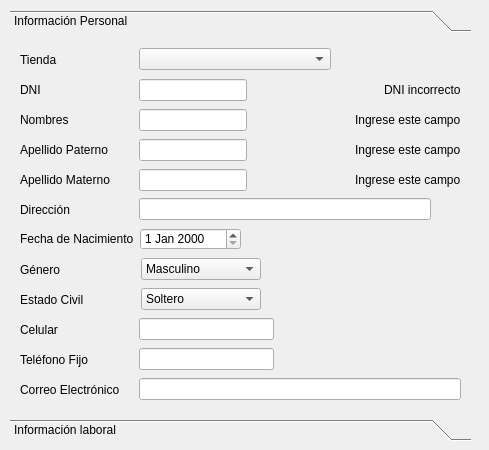
<?xml version="1.0" encoding="UTF-8"?>
<ui version="4.0">
 <class>ui_newedit_colaborador</class>
 <widget class="QDialog" name="ui_newedit_colaborador">
  <property name="geometry">
   <rect>
    <x>0</x>
    <y>0</y>
    <width>489</width>
    <height>450</height>
   </rect>
  </property>
  <property name="minimumSize">
   <size>
    <width>489</width>
    <height>450</height>
   </size>
  </property>
  <property name="maximumSize">
   <size>
    <width>489</width>
    <height>450</height>
   </size>
  </property>
  <property name="windowTitle">
   <string>Dialog</string>
  </property>
  <widget class="QToolBox" name="toolBox">
   <property name="geometry">
    <rect>
     <x>10</x>
     <y>10</y>
     <width>461</width>
     <height>431</height>
    </rect>
   </property>
   <property name="currentIndex">
    <number>0</number>
   </property>
   <widget class="QWidget" name="page">
    <property name="geometry">
     <rect>
      <x>0</x>
      <y>0</y>
      <width>461</width>
      <height>371</height>
     </rect>
    </property>
    <attribute name="icon">
     <iconset resource="Icons.qrc">
      <normaloff>:/Iconos/Iconos/Contacts_Folder.png</normaloff>:/Iconos/Iconos/Contacts_Folder.png</iconset>
    </attribute>
    <attribute name="label">
     <string>Información Personal</string>
    </attribute>
    <widget class="QWidget" name="layoutWidget_18">
     <property name="geometry">
      <rect>
       <x>10</x>
       <y>310</y>
       <width>254</width>
       <height>23</height>
      </rect>
     </property>
     <layout class="QHBoxLayout" name="horizontalLayout_17">
      <item>
       <widget class="QLabel" name="label_14">
        <property name="minimumSize">
         <size>
          <width>113</width>
          <height>0</height>
         </size>
        </property>
        <property name="text">
         <string>Teléfono Fijo</string>
        </property>
       </widget>
      </item>
      <item>
       <widget class="QLineEdit" name="lineEdit_telefonoFijo">
        <property name="inputMask">
         <string/>
        </property>
        <property name="text">
         <string/>
        </property>
        <property name="maxLength">
         <number>9</number>
        </property>
       </widget>
      </item>
     </layout>
    </widget>
    <widget class="QWidget" name="layoutWidget_19">
     <property name="geometry">
      <rect>
       <x>10</x>
       <y>280</y>
       <width>254</width>
       <height>23</height>
      </rect>
     </property>
     <layout class="QHBoxLayout" name="horizontalLayout_18">
      <item>
       <widget class="QLabel" name="label_15">
        <property name="minimumSize">
         <size>
          <width>113</width>
          <height>0</height>
         </size>
        </property>
        <property name="text">
         <string>Celular</string>
        </property>
       </widget>
      </item>
      <item>
       <widget class="QLineEdit" name="lineEdit_celular">
        <property name="inputMask">
         <string/>
        </property>
        <property name="text">
         <string/>
        </property>
        <property name="maxLength">
         <number>11</number>
        </property>
       </widget>
      </item>
     </layout>
    </widget>
    <widget class="QWidget" name="layoutWidget_21">
     <property name="geometry">
      <rect>
       <x>10</x>
       <y>340</y>
       <width>441</width>
       <height>23</height>
      </rect>
     </property>
     <layout class="QHBoxLayout" name="horizontalLayout_20">
      <item>
       <widget class="QLabel" name="label_19">
        <property name="minimumSize">
         <size>
          <width>113</width>
          <height>0</height>
         </size>
        </property>
        <property name="text">
         <string>Correo Electrónico</string>
        </property>
       </widget>
      </item>
      <item>
       <widget class="QLineEdit" name="lineEdit_email">
        <property name="inputMask">
         <string/>
        </property>
        <property name="text">
         <string/>
        </property>
       </widget>
      </item>
     </layout>
    </widget>
    <widget class="QWidget" name="layoutWidget_23">
     <property name="geometry">
      <rect>
       <x>10</x>
       <y>250</y>
       <width>241</width>
       <height>23</height>
      </rect>
     </property>
     <layout class="QHBoxLayout" name="horizontalLayout_22">
      <item>
       <widget class="QLabel" name="label_21">
        <property name="minimumSize">
         <size>
          <width>113</width>
          <height>0</height>
         </size>
        </property>
        <property name="text">
         <string>Estado Civil</string>
        </property>
       </widget>
      </item>
      <item>
       <widget class="QComboBox" name="comboBox_estCivil">
        <property name="minimumSize">
         <size>
          <width>120</width>
          <height>0</height>
         </size>
        </property>
        <item>
         <property name="text">
          <string>Soltero</string>
         </property>
        </item>
        <item>
         <property name="text">
          <string>Casado</string>
         </property>
        </item>
        <item>
         <property name="text">
          <string>Viudo</string>
         </property>
        </item>
        <item>
         <property name="text">
          <string>Divorciado</string>
         </property>
        </item>
       </widget>
      </item>
     </layout>
    </widget>
    <widget class="QWidget" name="layoutWidget_25">
     <property name="geometry">
      <rect>
       <x>10</x>
       <y>160</y>
       <width>411</width>
       <height>23</height>
      </rect>
     </property>
     <layout class="QHBoxLayout" name="horizontalLayout_24">
      <item>
       <widget class="QLabel" name="label_23">
        <property name="minimumSize">
         <size>
          <width>113</width>
          <height>0</height>
         </size>
        </property>
        <property name="text">
         <string>Dirección</string>
        </property>
       </widget>
      </item>
      <item>
       <widget class="QLineEdit" name="lineEdit_direccion">
        <property name="text">
         <string/>
        </property>
       </widget>
      </item>
     </layout>
    </widget>
    <widget class="QWidget" name="layoutWidget_26">
     <property name="geometry">
      <rect>
       <x>10</x>
       <y>190</y>
       <width>221</width>
       <height>22</height>
      </rect>
     </property>
     <layout class="QHBoxLayout" name="horizontalLayout_25">
      <item>
       <widget class="QLabel" name="label_24">
        <property name="minimumSize">
         <size>
          <width>113</width>
          <height>0</height>
         </size>
        </property>
        <property name="text">
         <string>Fecha de Nacimiento</string>
        </property>
       </widget>
      </item>
      <item>
       <widget class="QDateEdit" name="dateEdit_nacimiento"/>
      </item>
     </layout>
    </widget>
    <widget class="QWidget" name="layoutWidget_28">
     <property name="geometry">
      <rect>
       <x>10</x>
       <y>10</y>
       <width>311</width>
       <height>23</height>
      </rect>
     </property>
     <layout class="QHBoxLayout" name="horizontalLayout_27">
      <item>
       <widget class="QLabel" name="label_26">
        <property name="minimumSize">
         <size>
          <width>113</width>
          <height>0</height>
         </size>
        </property>
        <property name="maximumSize">
         <size>
          <width>113</width>
          <height>16777215</height>
         </size>
        </property>
        <property name="text">
         <string>Tienda</string>
        </property>
       </widget>
      </item>
      <item>
       <widget class="QComboBox" name="comboBox_tienda"/>
      </item>
     </layout>
    </widget>
    <widget class="QWidget" name="layoutWidget_29">
     <property name="geometry">
      <rect>
       <x>10</x>
       <y>220</y>
       <width>241</width>
       <height>23</height>
      </rect>
     </property>
     <layout class="QHBoxLayout" name="horizontalLayout_28">
      <item>
       <widget class="QLabel" name="label_27">
        <property name="minimumSize">
         <size>
          <width>113</width>
          <height>0</height>
         </size>
        </property>
        <property name="text">
         <string>Género</string>
        </property>
       </widget>
      </item>
      <item>
       <widget class="QComboBox" name="comboBox_genero">
        <property name="minimumSize">
         <size>
          <width>120</width>
          <height>0</height>
         </size>
        </property>
        <item>
         <property name="text">
          <string>Masculino</string>
         </property>
        </item>
        <item>
         <property name="text">
          <string>Femenino</string>
         </property>
        </item>
       </widget>
      </item>
     </layout>
    </widget>
    <widget class="QWidget" name="">
     <property name="geometry">
      <rect>
       <x>10</x>
       <y>130</y>
       <width>441</width>
       <height>24</height>
      </rect>
     </property>
     <layout class="QHBoxLayout" name="horizontalLayout">
      <item>
       <layout class="QHBoxLayout" name="horizontalLayout_26">
        <item>
         <widget class="QLabel" name="label_25">
          <property name="minimumSize">
           <size>
            <width>113</width>
            <height>0</height>
           </size>
          </property>
          <property name="text">
           <string>Apellido Materno</string>
          </property>
         </widget>
        </item>
        <item>
         <widget class="QLineEdit" name="lineEdit_apMaterno">
          <property name="text">
           <string/>
          </property>
         </widget>
        </item>
       </layout>
      </item>
      <item>
       <spacer name="horizontalSpacer_4">
        <property name="orientation">
         <enum>Qt::Horizontal</enum>
        </property>
        <property name="sizeHint" stdset="0">
         <size>
          <width>40</width>
          <height>20</height>
         </size>
        </property>
       </spacer>
      </item>
      <item>
       <widget class="QLabel" name="label_apMatEsCorrecto">
        <property name="text">
         <string>Ingrese este campo</string>
        </property>
       </widget>
      </item>
     </layout>
    </widget>
    <widget class="QWidget" name="">
     <property name="geometry">
      <rect>
       <x>10</x>
       <y>100</y>
       <width>441</width>
       <height>24</height>
      </rect>
     </property>
     <layout class="QHBoxLayout" name="horizontalLayout_2">
      <item>
       <layout class="QHBoxLayout" name="horizontalLayout_19">
        <item>
         <widget class="QLabel" name="label_18">
          <property name="minimumSize">
           <size>
            <width>113</width>
            <height>0</height>
           </size>
          </property>
          <property name="text">
           <string>Apellido Paterno</string>
          </property>
         </widget>
        </item>
        <item>
         <widget class="QLineEdit" name="lineEdit_apPaterno">
          <property name="text">
           <string/>
          </property>
         </widget>
        </item>
       </layout>
      </item>
      <item>
       <spacer name="horizontalSpacer_3">
        <property name="orientation">
         <enum>Qt::Horizontal</enum>
        </property>
        <property name="sizeHint" stdset="0">
         <size>
          <width>40</width>
          <height>20</height>
         </size>
        </property>
       </spacer>
      </item>
      <item>
       <widget class="QLabel" name="label_apPatEsCorrecto">
        <property name="text">
         <string>Ingrese este campo</string>
        </property>
       </widget>
      </item>
     </layout>
    </widget>
    <widget class="QWidget" name="">
     <property name="geometry">
      <rect>
       <x>10</x>
       <y>70</y>
       <width>441</width>
       <height>24</height>
      </rect>
     </property>
     <layout class="QHBoxLayout" name="horizontalLayout_3">
      <item>
       <layout class="QHBoxLayout" name="horizontalLayout_23">
        <item>
         <widget class="QLabel" name="label_22">
          <property name="minimumSize">
           <size>
            <width>113</width>
            <height>0</height>
           </size>
          </property>
          <property name="text">
           <string>Nombres</string>
          </property>
         </widget>
        </item>
        <item>
         <widget class="QLineEdit" name="lineEdit_nombres">
          <property name="text">
           <string/>
          </property>
         </widget>
        </item>
       </layout>
      </item>
      <item>
       <spacer name="horizontalSpacer_2">
        <property name="orientation">
         <enum>Qt::Horizontal</enum>
        </property>
        <property name="sizeHint" stdset="0">
         <size>
          <width>40</width>
          <height>20</height>
         </size>
        </property>
       </spacer>
      </item>
      <item>
       <widget class="QLabel" name="label_nombreEsCorrecto">
        <property name="text">
         <string>Ingrese este campo</string>
        </property>
       </widget>
      </item>
     </layout>
    </widget>
    <widget class="QWidget" name="">
     <property name="geometry">
      <rect>
       <x>10</x>
       <y>40</y>
       <width>441</width>
       <height>24</height>
      </rect>
     </property>
     <layout class="QHBoxLayout" name="horizontalLayout_4">
      <item>
       <layout class="QHBoxLayout" name="horizontalLayout_21">
        <item>
         <widget class="QLabel" name="label_20">
          <property name="minimumSize">
           <size>
            <width>113</width>
            <height>0</height>
           </size>
          </property>
          <property name="text">
           <string>DNI</string>
          </property>
         </widget>
        </item>
        <item>
         <widget class="QLineEdit" name="lineEdit_dni">
          <property name="minimumSize">
           <size>
            <width>100</width>
            <height>0</height>
           </size>
          </property>
          <property name="inputMask">
           <string/>
          </property>
          <property name="text">
           <string/>
          </property>
          <property name="maxLength">
           <number>8</number>
          </property>
         </widget>
        </item>
       </layout>
      </item>
      <item>
       <spacer name="horizontalSpacer">
        <property name="orientation">
         <enum>Qt::Horizontal</enum>
        </property>
        <property name="sizeHint" stdset="0">
         <size>
          <width>40</width>
          <height>20</height>
         </size>
        </property>
       </spacer>
      </item>
      <item>
       <widget class="QLabel" name="label_DNIesCorrecto">
        <property name="cursor">
         <cursorShape>ArrowCursor</cursorShape>
        </property>
        <property name="midLineWidth">
         <number>0</number>
        </property>
        <property name="text">
         <string>DNI incorrecto</string>
        </property>
       </widget>
      </item>
     </layout>
    </widget>
   </widget>
   <widget class="QWidget" name="page_2">
    <property name="geometry">
     <rect>
      <x>0</x>
      <y>0</y>
      <width>461</width>
      <height>371</height>
     </rect>
    </property>
    <attribute name="icon">
     <iconset resource="Icons.qrc">
      <normaloff>:/Iconos/Iconos/Windows_Mobility_Center.png</normaloff>:/Iconos/Iconos/Windows_Mobility_Center.png</iconset>
    </attribute>
    <attribute name="label">
     <string>Información laboral</string>
    </attribute>
    <widget class="QPushButton" name="pushButton_save">
     <property name="geometry">
      <rect>
       <x>360</x>
       <y>330</y>
       <width>26</width>
       <height>26</height>
      </rect>
     </property>
     <property name="toolTip">
      <string>Guardar</string>
     </property>
     <property name="text">
      <string/>
     </property>
     <property name="icon">
      <iconset resource="Icons.qrc">
       <normaloff>:/Iconos/Iconos/save.png</normaloff>:/Iconos/Iconos/save.png</iconset>
     </property>
     <property name="iconSize">
      <size>
       <width>23</width>
       <height>23</height>
      </size>
     </property>
     <property name="shortcut">
      <string/>
     </property>
     <property name="default">
      <bool>false</bool>
     </property>
     <property name="flat">
      <bool>true</bool>
     </property>
    </widget>
    <widget class="QPushButton" name="pushButton_cancel">
     <property name="geometry">
      <rect>
       <x>410</x>
       <y>330</y>
       <width>26</width>
       <height>26</height>
      </rect>
     </property>
     <property name="toolTip">
      <string>Cancelar</string>
     </property>
     <property name="text">
      <string/>
     </property>
     <property name="icon">
      <iconset resource="Icons.qrc">
       <normaloff>:/Iconos/Iconos/trash.png</normaloff>:/Iconos/Iconos/trash.png</iconset>
     </property>
     <property name="iconSize">
      <size>
       <width>23</width>
       <height>23</height>
      </size>
     </property>
     <property name="flat">
      <bool>true</bool>
     </property>
    </widget>
    <widget class="Line" name="line_2">
     <property name="geometry">
      <rect>
       <x>10</x>
       <y>170</y>
       <width>441</width>
       <height>16</height>
      </rect>
     </property>
     <property name="orientation">
      <enum>Qt::Horizontal</enum>
     </property>
    </widget>
    <widget class="QWidget" name="layoutWidget_30">
     <property name="geometry">
      <rect>
       <x>10</x>
       <y>30</y>
       <width>240</width>
       <height>22</height>
      </rect>
     </property>
     <layout class="QHBoxLayout" name="horizontalLayout_29">
      <item>
       <widget class="QLabel" name="label_28">
        <property name="minimumSize">
         <size>
          <width>111</width>
          <height>0</height>
         </size>
        </property>
        <property name="text">
         <string>Tipo de Usuario</string>
        </property>
       </widget>
      </item>
      <item>
       <widget class="QComboBox" name="comboBox_tipoUsuario">
        <property name="minimumSize">
         <size>
          <width>121</width>
          <height>0</height>
         </size>
        </property>
       </widget>
      </item>
     </layout>
    </widget>
    <widget class="QWidget" name="layoutWidget_31">
     <property name="geometry">
      <rect>
       <x>10</x>
       <y>60</y>
       <width>252</width>
       <height>22</height>
      </rect>
     </property>
     <layout class="QHBoxLayout" name="horizontalLayout_30">
      <item>
       <widget class="QLabel" name="label_nick">
        <property name="minimumSize">
         <size>
          <width>111</width>
          <height>0</height>
         </size>
        </property>
        <property name="text">
         <string>Nick de acceso</string>
        </property>
       </widget>
      </item>
      <item>
       <widget class="QLineEdit" name="lineEdit_nick">
        <property name="enabled">
         <bool>false</bool>
        </property>
       </widget>
      </item>
     </layout>
    </widget>
    <widget class="QWidget" name="layoutWidget_32">
     <property name="geometry">
      <rect>
       <x>10</x>
       <y>90</y>
       <width>252</width>
       <height>22</height>
      </rect>
     </property>
     <layout class="QHBoxLayout" name="horizontalLayout_31">
      <item>
       <widget class="QLabel" name="label_pass">
        <property name="minimumSize">
         <size>
          <width>111</width>
          <height>0</height>
         </size>
        </property>
        <property name="text">
         <string>Password de acceso</string>
        </property>
       </widget>
      </item>
      <item>
       <widget class="QLineEdit" name="lineEdit_pass">
        <property name="enabled">
         <bool>false</bool>
        </property>
        <property name="echoMode">
         <enum>QLineEdit::Password</enum>
        </property>
       </widget>
      </item>
     </layout>
    </widget>
    <widget class="QWidget" name="layoutWidget_33">
     <property name="geometry">
      <rect>
       <x>10</x>
       <y>120</y>
       <width>240</width>
       <height>22</height>
      </rect>
     </property>
     <layout class="QHBoxLayout" name="horizontalLayout_32">
      <item>
       <widget class="QLabel" name="label_29">
        <property name="minimumSize">
         <size>
          <width>111</width>
          <height>0</height>
         </size>
        </property>
        <property name="text">
         <string>Habilitado</string>
        </property>
       </widget>
      </item>
      <item>
       <widget class="QComboBox" name="comboBox_habilitado">
        <property name="minimumSize">
         <size>
          <width>121</width>
          <height>0</height>
         </size>
        </property>
        <item>
         <property name="text">
          <string>Si</string>
         </property>
        </item>
        <item>
         <property name="text">
          <string>No</string>
         </property>
        </item>
       </widget>
      </item>
     </layout>
    </widget>
    <widget class="QWidget" name="layoutWidget_34">
     <property name="geometry">
      <rect>
       <x>10</x>
       <y>200</y>
       <width>441</width>
       <height>92</height>
      </rect>
     </property>
     <layout class="QVBoxLayout" name="verticalLayout_2">
      <item>
       <widget class="QLabel" name="label_30">
        <property name="text">
         <string>Comentario Personal</string>
        </property>
       </widget>
      </item>
      <item>
       <widget class="QTextEdit" name="textEdit_comentario"/>
      </item>
     </layout>
    </widget>
    <widget class="QPushButton" name="pushButton_generateAccess">
     <property name="geometry">
      <rect>
       <x>370</x>
       <y>80</y>
       <width>81</width>
       <height>31</height>
      </rect>
     </property>
     <property name="text">
      <string>Generar</string>
     </property>
     <property name="icon">
      <iconset resource="Icons.qrc">
       <normaloff>:/Iconos/Iconos/Services.png</normaloff>:/Iconos/Iconos/Services.png</iconset>
     </property>
     <property name="iconSize">
      <size>
       <width>24</width>
       <height>24</height>
      </size>
     </property>
    </widget>
   </widget>
  </widget>
 </widget>
 <tabstops>
  <tabstop>comboBox_tienda</tabstop>
  <tabstop>lineEdit_dni</tabstop>
  <tabstop>lineEdit_nombres</tabstop>
  <tabstop>lineEdit_apPaterno</tabstop>
  <tabstop>lineEdit_apMaterno</tabstop>
  <tabstop>lineEdit_direccion</tabstop>
  <tabstop>dateEdit_nacimiento</tabstop>
  <tabstop>comboBox_genero</tabstop>
  <tabstop>comboBox_estCivil</tabstop>
  <tabstop>lineEdit_celular</tabstop>
  <tabstop>lineEdit_telefonoFijo</tabstop>
  <tabstop>lineEdit_email</tabstop>
  <tabstop>comboBox_tipoUsuario</tabstop>
  <tabstop>lineEdit_nick</tabstop>
  <tabstop>lineEdit_pass</tabstop>
  <tabstop>pushButton_generateAccess</tabstop>
  <tabstop>comboBox_habilitado</tabstop>
  <tabstop>textEdit_comentario</tabstop>
  <tabstop>pushButton_save</tabstop>
  <tabstop>pushButton_cancel</tabstop>
 </tabstops>
 <resources>
  <include location="Icons.qrc"/>
 </resources>
 <connections/>
</ui>
